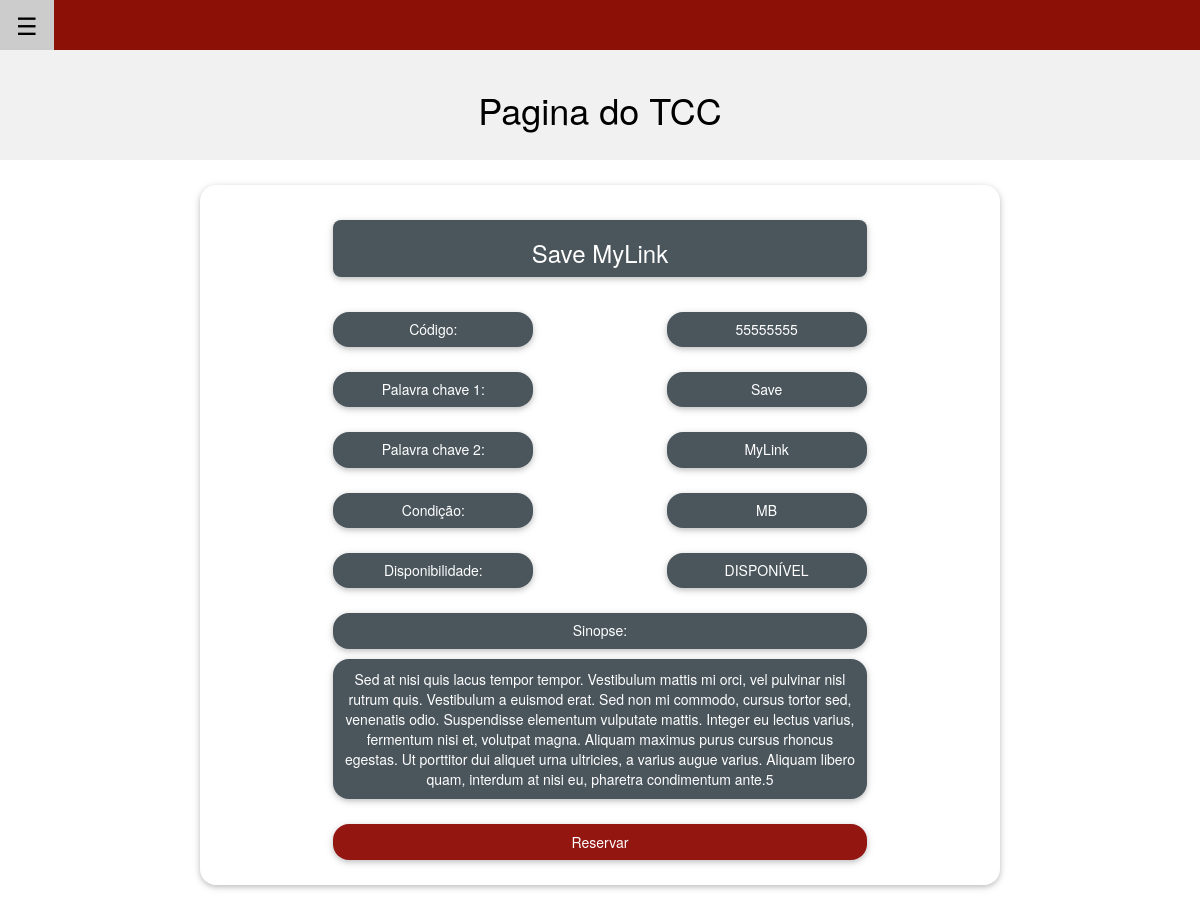
The app's page /pagTcc.php?id=5 (signed in) with its own data.
### tables this page shows
CREATE TABLE TB_TCC
(
	ID_TCC INT NOT NULL PRIMARY KEY AUTO_INCREMENT,
	COD_USUARIO INT NOT NULL,
	COD_COLECAO INT NOT NULL,
	TCC_CODIGO VARCHAR(50) NOT NULL,
	TCC_PALAVRACHAVE1 VARCHAR(50) NOT NULL,
	TCC_PALAVRACHAVE2 VARCHAR(50) NOT NULL,
	TCC_CONDICAO VARCHAR(50) NOT NULL,
	TCC_DISPONIBILIDADE BOOLEAN NOT NULL,
	TCC_TITULO VARCHAR(50) NOT NULL,
	TCC_SINOPSE TEXT(500) NOT NULL,
	CONSTRAINT FOREIGN KEY (COD_USUARIO) REFERENCES TB_USUARIO(ID_USUARIO),
	CONSTRAINT FOREIGN KEY (COD_COLECAO) REFERENCES TB_COLECAO(ID_COLECAO)
);

### bancoDados.class.php (called while the page is built, shortened)
<?php
    class bancoDadosBTCC
    {
        private $usuario;
        private $senha;
        private $banco;
        private $host;
        public function conectarBancoDados(){
            $conexao = mysqli_connect($this->getHost(), $this->getUsuario(), $this->getSenha())
            or die ("ERRO CONEXAO");
            if($conexao){
                mysqli_select_db($conexao, $this->getBanco())
                or die ("ERRO SELECT DATABASE");
            }
            return $conexao;
        }
        public function buscaTcc($id){
            $conexao = $this->conectarBancoDados();
            $comandoSQL = "SELECT TCC_CODIGO, TCC_PALAVRACHAVE1, TCC_PALAVRACHAVE2, TCC_CONDICAO, TCC_DISPONIBILIDADE, TCC_TITULO, TCC_SINOPSE FROM tb_tcc WHERE ID_TCC = '$id'";
            $result = mysqli_query($conexao, $comandoSQL);
            if(mysqli_num_rows($result) > 0)
            {
                $linha1 = "";
                while ($resultado = $result->fetch_array(MYSQLI_ASSOC))
                {
                    $codigo = $resultado['TCC_CODIGO'];
                    $pchave1 = $resultado['TCC_PALAVRACHAVE1'];
                    $pchave2 = $resultado['TCC_PALAVRACHAVE2'];
                    $condicao = $resultado['TCC_CONDICAO'];
                    $disponibilidade = $resultado['TCC_DISPONIBILIDADE'];
                    $titulo = $resultado['TCC_TITULO'];
                    $sinopse = $resultado['TCC_SINOPSE'];
                    $linha1 = $codigo."/".$pchave1."/".$pchave2."/".$condicao."/".$disponibilidade."/".$titulo."/".$sinopse;
                }
                return $linha1;
            }
            else{
                return "0";
            }
        }
        public function setUsuario($newUsuario)
        {
            $this->usuario = $newUsuario;
        }
        public function getUsuario()
        {
            return $this->usuario;
        }
        public function setSenha($newSenha)
        {
            $this->senha = $newSenha;
        }
        public function getSenha()
        {
            return $this->senha;
        }
        public function setBanco($newBanco)
        {
            $this->banco = $newBanco;
        }
        public function getBanco()
        {
            return $this->banco;
        }
        public function setHost($newHost)
        {
            $this->host = $newHost;
        }
        public function getHost()
        {
            return $this->host;
        }
    }

### pagTcc.php (the view, shortened to what this page needs)
<?php
    include "bancoDados.class.php";
    $banco = new bancoDadosBTCC("root", "", "localhost", "bd_btcc");
    if(!isset($_GET['id'])){
      $codigo = "NÃO ESPECIFICADO";
      $palavraC1 = "NÃO ESPECIFICADO";
      $palavraC2 = "NÃO ESPECIFICADO";
      $condicao = "NÃO ESPECIFICADO";
      $disponibilidade = "NÃO ESPECIFICADO";
      $titulo = "NÃO ESPECIFICADO";
      $sinopse = "NÃO ESPECIFICADO";
    }else{
        $codigo = " ";
        $palavraC1 = " ";
        $palavraC2 = " ";
        $condicao = " ";
        $disponibilidade = " ";
        $titulo = " ";
        $sinopse = " ";
        if(isset($_GET['id'])){
        $tcc = explode("/", $banco->buscaTcc($_SESSION['id']));
        $codigo =           $tcc[0];
        $palavraC1 =        $tcc[1];
        $palavraC2 =        $tcc[2];
        $condicao =         $tcc[3];
        $disponibilidade =  $tcc[4];
        $titulo =           $tcc[5];
        $sinopse =          $tcc[6];
      }
    }
?>
<!DOCTYPE html>
<html>
<link rel="stylesheet" type="text/css" href="css/w3.css">
<link rel="stylesheet" href="css/w3-theme-red.css">
<link rel="stylesheet" href="css/icon.css">
<link rel="stylesheet" href="https://maxcdn.bootstrapcdn.com/bootstrap/3.3.7/css/bootstrap.min.css">
<link type="text/css" rel="stylesheet" href="js/jquery-ui.css" />
<link rel="stylesheet" href="https://cdnjs.cloudflare.com/ajax/libs/font-awesome/4.7.0/css/font-awesome.min.css">
<body>
<div id="main">
<div class="w3-theme-d5 w3-card">
  <button id="openNav" class="w3-button w3-xlarge w3-theme-d5" onclick="w3_open()">&#9776;</button>
</div>
<div class="w3-container w3-center w3-light-gray">
   <br><h1 class="w3-animate-top">Pagina do TCC</h1><br>
</div>
<div class="w3-row">
  <div class="w3-col m2">&nbsp;</div>
  <div class="w3-col m8 w3-round-xlarge w3-card" style="margin-top: 25px; margin-bottom: 25px;">
    <div class="w3-row">
      <div class="w3-col m2">&nbsp;</div>
      <div class="w3-col m8 w3-light-gray w3-round-large w3-card w3-center w3-theme-cinza" style="margin-top: 35px; margin-bottom: 35px;">
        <h3><?php echo $titulo; ?></h3>
      </div>
      <div class="w3-col m2">&nbsp;</div>
    </div>
    <div class="w3-row">
      <div class="w3-col m2">&nbsp;</div>
      <div class="w3-col m3 w3-light-gray w3-round-xlarge w3-card w3-center w3-theme-cinza" style="margin-bottom: 25px;">
        <h5>Código:</h5>
      </div>
      <div class="w3-col m2">&nbsp;</div>
      <div class="w3-col m3 w3-light-gray w3-round-xlarge w3-card w3-center w3-theme-cinza" style="margin-bottom: 25px;">
        <h5><?php echo $codigo; ?></h5>
      </div>
      <div class="w3-col m2">&nbsp;</div>
    </div>
    <div class="w3-row">
      <div class="w3-col m2">&nbsp;</div>
      <div class="w3-col m3 w3-light-gray w3-round-xlarge w3-card w3-center w3-theme-cinza" style="margin-bottom: 25px;">
        <h5>Palavra chave 1:</h5>
      </div>
      <div class="w3-col m2">&nbsp;</div>
      <div class="w3-col m3 w3-light-gray w3-round-xlarge w3-card w3-center w3-theme-cinza" style="margin-bottom: 25px;">
        <h5><?php echo $palavraC1; ?></h5>
      </div>
      <div class="w3-col m2">&nbsp;</div>
    </div>
    <div class="w3-row">
      <div class="w3-col m2">&nbsp;</div>
      <div class="w3-col m3 w3-light-gray w3-round-xlarge w3-card w3-center w3-theme-cinza" style="margin-bottom: 25px;">
        <h5>Palavra chave 2:</h5>
      </div>
      <div class="w3-col m2">&nbsp;</div>
      <div class="w3-col m3 w3-light-gray w3-round-xlarge w3-card w3-center w3-theme-cinza" style="margin-bottom: 25px;">
        <h5><?php echo $palavraC2; ?></h5>
      </div>
      <div class="w3-col m2">&nbsp;</div>
    </div>
    <div class="w3-row">
      <div class="w3-col m2">&nbsp;</div>
      <div class="w3-col m3 w3-light-gray w3-round-xlarge w3-card w3-center w3-theme-cinza" style="margin-bottom: 25px;">
        <h5>Condição:</h5>
      </div>
      <div class="w3-col m2">&nbsp;</div>
      <div class="w3-col m3 w3-light-gray w3-round-xlarge w3-card w3-center w3-theme-cinza" style="margin-bottom: 25px;">
        <h5><?php echo $condicao; ?></h5>
      </div>
      <div class="w3-col m2">&nbsp;</div>
    </div>
    <div class="w3-row">
      <div class="w3-col m2">&nbsp;</div>
      <div class="w3-col m3 w3-light-gray w3-round-xlarge w3-card w3-center w3-theme-cinza" style="margin-bottom: 25px;">
        <h5>Disponibilidade:</h5>
      </div>
      <div class="w3-col m2">&nbsp;</div>
      <div class="w3-col m3 w3-light-gray w3-round-xlarge w3-card w3-center w3-theme-cinza" style="margin-bottom: 25px;">
        <h5><?php if($disponibilidade == "1") echo "DISPONÍVEL"; else echo "INDISPONÍVEL (!)"; ?></h5>
      </div>
      <div class="w3-col m2">&nbsp;</div>
    </div>
    <div class="w3-row">
      <div class="w3-col m2">&nbsp;</div>
      <div class="w3-col m8 w3-light-gray w3-round-xlarge w3-card w3-center w3-theme-cinza" style="margin-bottom: 10px;">
        <h5>Sinopse:</h5>
      </div>
      <div class="w3-col m2">&nbsp;</div>
    </div>
    <div class="w3-row">
      <div class="w3-col m2">&nbsp;</div>
      <div class="w3-col m8 w3-light-gray w3-round-xlarge w3-card w3-center w3-theme-cinza" style="margin-bottom: 25px; padding: 10px;">
         <?php echo $sinopse; ?>
      </div>
      <div class="w3-col m2">&nbsp;</div>
    </div>
    <div class="w3-row">
      <div class="w3-col m2">&nbsp;</div>
      <div class="w3-col m8 w3-center" style="margin-bottom: 25px;"">
        <?php
          if($disponibilidade == "1"){
            echo "<button style='width: 100%;' onclick='reservar(".$_SESSION['id'].")' type='submit' class='w3-button w3-round-xlarge w3-card w3-theme-btcc'>Reservar</button>";
          }else{
            echo "<div style='width:100%; padding:10px;' class='w3-hoverable w3-round-xlarge w3-card w3-theme-btcc'>INDISPONÍVEL</div>";
          }
        ?>
      </div>
      <div class="w3-col m2">&nbsp;</div>
    </div>
  </div>
  <div class="w3-col m2">&nbsp;</div>
</div>
</div>
</body>
</html>

### css/w3.css (style rules this page uses)
*,*:before,*:after { box-sizing:inherit }
html { -ms-text-size-adjust:100%;-webkit-text-size-adjust:100% }
body { margin:0 }
button,input,select,textarea { font:inherit;margin:0 }
button,input { overflow:visible }
button,select { text-transform:none }
button,html [type=button],[type=reset],[type=submit] { -webkit-appearance:button }
html,body { font-family:Verdana,sans-serif;font-size:15px;line-height:1.5 }
html { overflow-x:hidden }
h1 { font-size:36px }
h3 { font-size:24px }
h5 { font-size:18px }
h1,h2,h3,h4,h5,h6 { font-family:"Segoe UI",Arial,sans-serif;font-weight:400;margin:10px 0 }
.w3-btn,.w3-button { border:none;display:inline-block;outline:0;padding:8px 16px;vertical-align:middle;overflow:hidden;text-decoration:none;color:inherit;background-color:inherit;text-align:center;cursor:pointer;white-space:nowrap }
.w3-btn,.w3-button { -webkit-touch-callout:none;-webkit-user-select:none;-khtml-user-select:none;-moz-user-select:none;-ms-user-select:none;user-select:none }
.w3-main,#main { transition:margin-left .4s }
.w3-container:after,.w3-container:before,.w3-panel:after,.w3-panel:before,.w3-row:after,.w3-row:before,.w3-row-padding:after,.w3-row-padding:before, .w3-cell-row:before,.w3-cell-row:after,.w3-clear:after,.w3-clear:before,.w3-bar:before,.w3-bar:after { content:"";display:table;clear:both }
.w3-col,.w3-half,.w3-third,.w3-twothird,.w3-threequarter,.w3-quarter { float:left;width:100% }
@media (min-width:601px) { .w3-col.m2 { width:16.66666% } }
@media (min-width:601px) { .w3-col.m3,.w3-quarter { width:24.99999% } }
@media (min-width:601px) { .w3-col.m8,.w3-twothird { width:66.66666% } }
.w3-round-large { border-radius:8px }
.w3-round-xlarge { border-radius:16px }
.w3-container,.w3-panel { padding:0.01em 16px }
.w3-card,.w3-card-2 { box-shadow:0 2px 5px 0 rgba(0,0,0,0.16),0 2px 10px 0 rgba(0,0,0,0.12) }
.w3-animate-top { position:relative;animation:animatetop 0.4s }
.w3-xlarge { font-size:24px!important }
.w3-center { text-align:center!important }
.w3-light-grey,.w3-hover-light-grey:hover,.w3-light-gray,.w3-hover-light-gray:hover { color:#000!important;background-color:#f1f1f1!important }

### css/w3-theme-red.css (style rules this page uses)
.w3-theme-d5 { color:#fff !important; background-color:#8d1007 !important }
.w3-theme-btcc { color:#fff !important; background-color:#941611 !important }
.w3-theme-cinza { color:#fff !important; background-color:#4a555c !important }

### records on screen
tb_tcc: TCC_TITULO "Save MyLink", TCC_CODIGO "55555555", TCC_PALAVRACHAVE1 "Save", TCC_PALAVRACHAVE2 "MyLink", TCC_CONDICAO "MB", TCC_SINOPSE "Sed at nisi quis lacus tempor tempor. Vestibulum mattis mi orci, vel pulvinar nisl rutrum quis. Vestibulum a euismod erat. Sed non mi commodo, cursus tortor sed, venenatis odio. Suspendisse elementum vulputate mattis. Integer eu lectus varius, fermentum nisi et, volutpat magna. Aliquam maximus purus cursus rhoncus egestas. Ut porttitor dui aliquet urna ultricies, a varius augue varius. Aliquam libero quam, interdum at nisi eu, pharetra condimentum ante.5"
